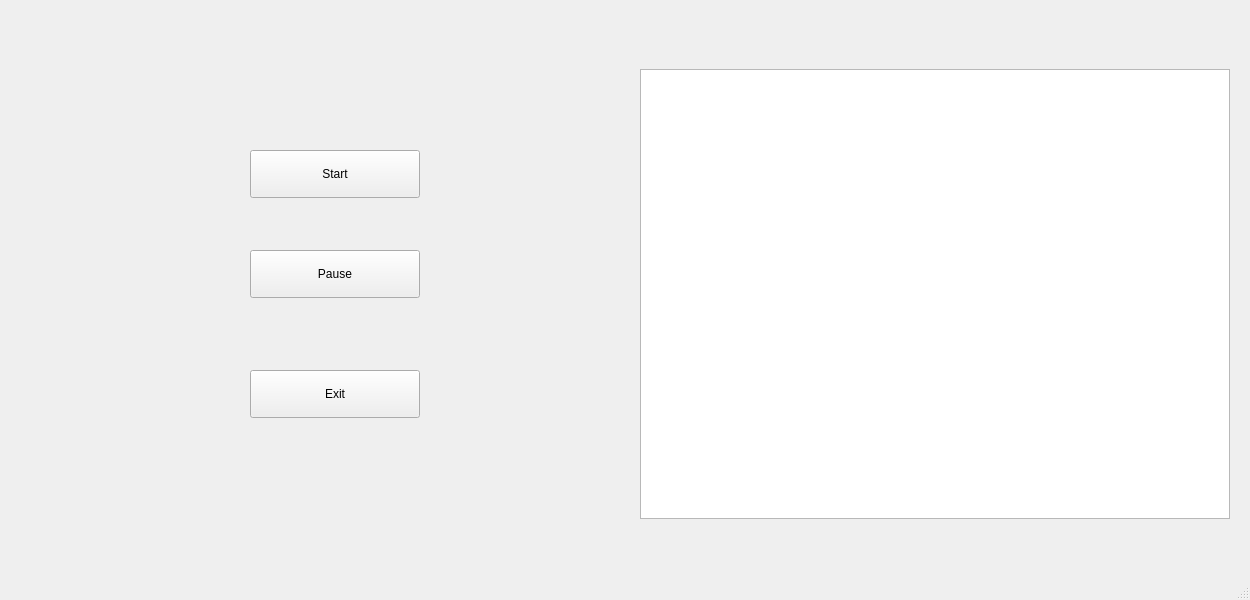
<?xml version="1.0" encoding="UTF-8"?>
<ui version="4.0">
 <class>MainWindow</class>
 <widget class="QMainWindow" name="MainWindow">
  <property name="geometry">
   <rect>
    <x>0</x>
    <y>0</y>
    <width>1250</width>
    <height>600</height>
   </rect>
  </property>
  <property name="windowTitle">
   <string>MainWindow</string>
  </property>
  <widget class="QWidget" name="centralwidget">
   <widget class="QPushButton" name="startButton">
    <property name="geometry">
     <rect>
      <x>250</x>
      <y>150</y>
      <width>170</width>
      <height>48</height>
     </rect>
    </property>
    <property name="text">
     <string>Start</string>
    </property>
   </widget>
   <widget class="QPushButton" name="pauseButton">
    <property name="geometry">
     <rect>
      <x>250</x>
      <y>250</y>
      <width>170</width>
      <height>48</height>
     </rect>
    </property>
    <property name="text">
     <string>Pause</string>
    </property>
   </widget>
   <widget class="QPushButton" name="exitButton">
    <property name="geometry">
     <rect>
      <x>250</x>
      <y>370</y>
      <width>170</width>
      <height>48</height>
     </rect>
    </property>
    <property name="text">
     <string>Exit</string>
    </property>
   </widget>
   <widget class="QGraphicsView" name="graphicsView">
    <property name="geometry">
     <rect>
      <x>640</x>
      <y>69</y>
      <width>590</width>
      <height>450</height>
     </rect>
    </property>
   </widget>
  </widget>
  <widget class="QMenuBar" name="menubar">
   <property name="geometry">
    <rect>
     <x>0</x>
     <y>0</y>
     <width>1250</width>
     <height>39</height>
    </rect>
   </property>
  </widget>
  <widget class="QStatusBar" name="statusbar"/>
 </widget>
 <resources/>
 <connections/>
</ui>
